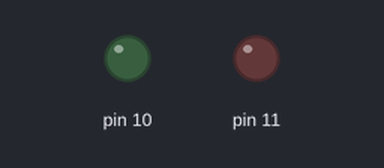
Bench run of a sketch on a simulated Arduino Uno, built with avr-gcc and run on an emulated ATmega328P. Shown: output pins drawn as LEDs (lit = HIGH). Dashed ring = blinking.

Above: at 0.2 s.
At 0.62 s:
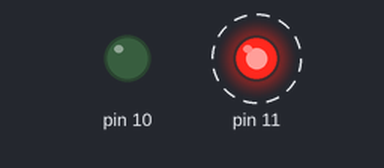
At 2.12 s:
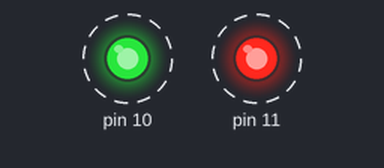
Timing chart, 0 to 3.0 s (numbered marks = the images above):
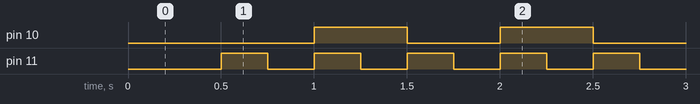

Measured:
- by itself, pin 10: alternates HIGH for 0.50 s and LOW for 0.50 s
- by itself, pin 11: alternates HIGH for 0.25 s and LOW for 0.25 s
- by itself, everything shown: repeats every 1.0 s, in 4 steps

The sketch:

sketch.ino
```cpp
// تعريف متغيرات لتخزين آخر وقت تم فيه تغيير حالة كل مصباح LED
unsigned long previousMillisRed = 0;
unsigned long previousMillisGreen = 0;

// تعريف الفاصل الزمني لتغيير حالة كل مصباح LED (بالميلي ثانية)
const int intervalRed = 250;  // المصباح الأحمر يومض كل 250ms
const int intervalGreen = 500; // المصباح الأخضر يومض كل 500ms

// تعريف متغيرات لتخزين الحالة الحالية لكل مصباح (مضاءة أو مطفأة)
bool redState = HIGH;  // يبدأ المصباح الأحمر بحالة التشغيل (HIGH)
bool greenState = HIGH; // يبدأ المصباح الأخضر بحالة التشغيل (HIGH)

void setup() {
  pinMode(11, OUTPUT); // تعيين المنفذ 11 كمخرج للتحكم بالمصباح الأحمر
  pinMode(10, OUTPUT); // تعيين المنفذ 10 كمخرج للتحكم بالمصباح الأخضر
}

void loop() {
  // قراءة الوقت الحالي منذ تشغيل المتحكم
  unsigned long currentMillis = millis();

  // التحقق مما إذا كان الوقت المنقضي منذ آخر تغيير أكبر من أو يساوي الفاصل الزمني للمصباح الأحمر
  if (currentMillis - previousMillisRed >= intervalRed) {
    previousMillisRed = currentMillis; // تحديث آخر وقت تغيير للمصباح الأحمر
    redState = !redState;  // عكس حالة المصباح (HIGH يصبح LOW والعكس)
    digitalWrite(11, redState); // تطبيق الحالة الجديدة على المنفذ 11
  }

  // التحقق مما إذا كان الوقت المنقضي منذ آخر تغيير أكبر من أو يساوي الفاصل الزمني للمصباح الأخضر
  if (currentMillis - previousMillisGreen >= intervalGreen) {
    previousMillisGreen = currentMillis; // تحديث آخر وقت تغيير للمصباح الأخضر
    greenState = !greenState;  // عكس حالة المصباح (HIGH يصبح LOW والعكس)
    digitalWrite(10, greenState); // تطبيق الحالة الجديدة على المنفذ 10
  }
}
```
